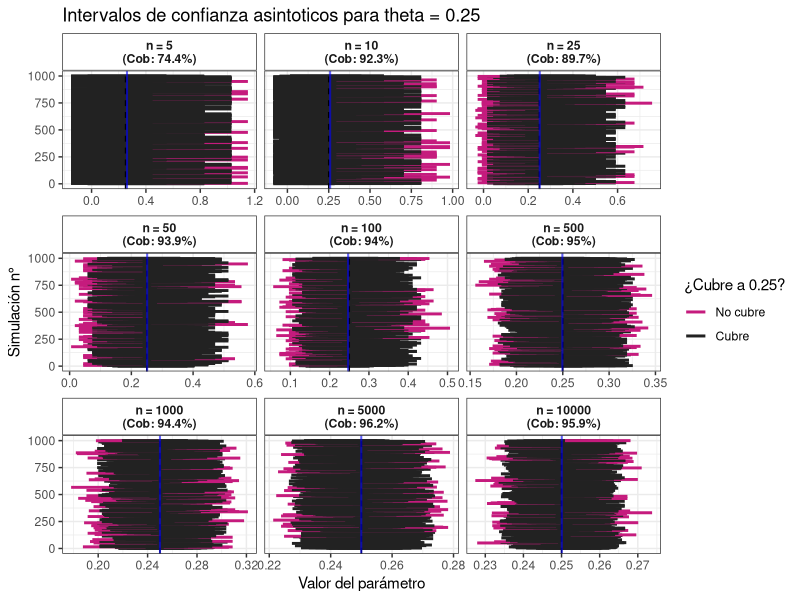
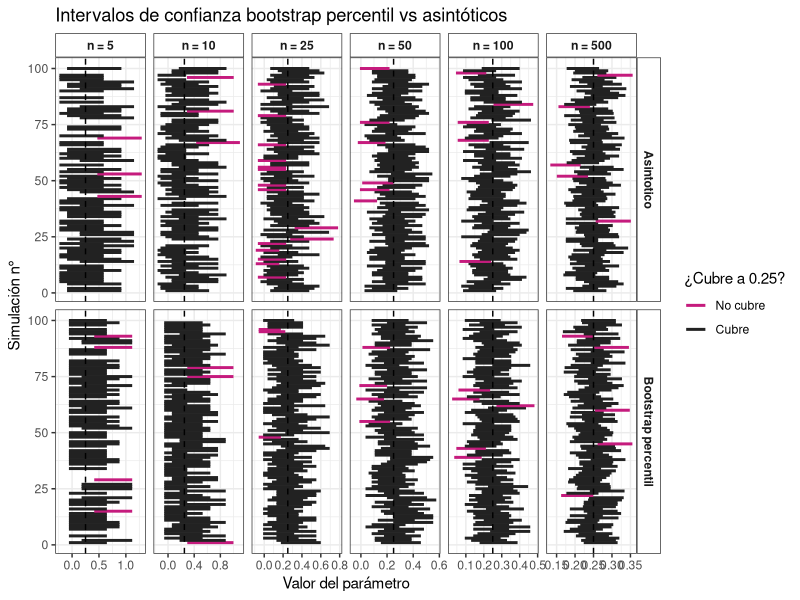
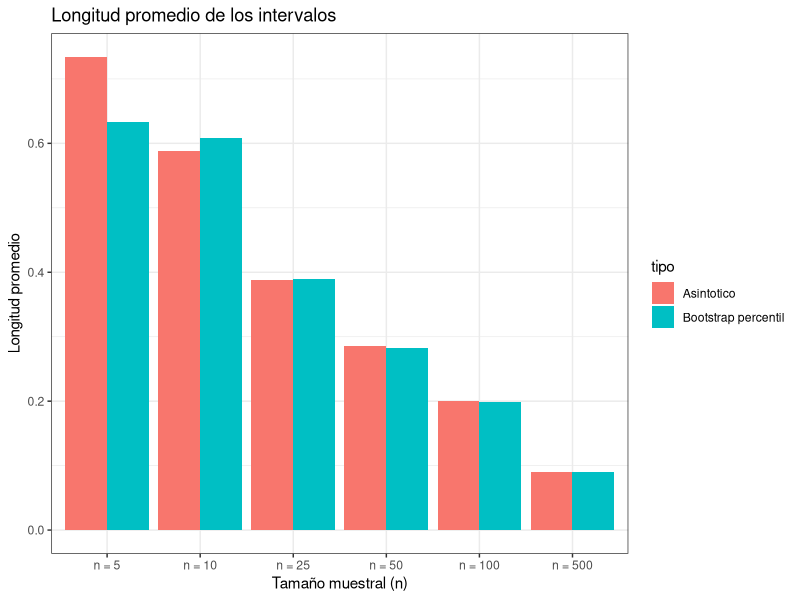
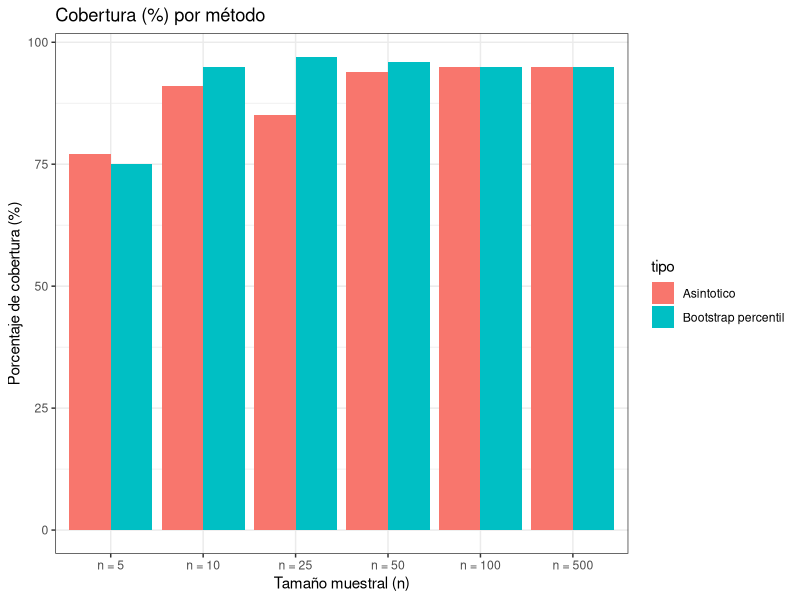
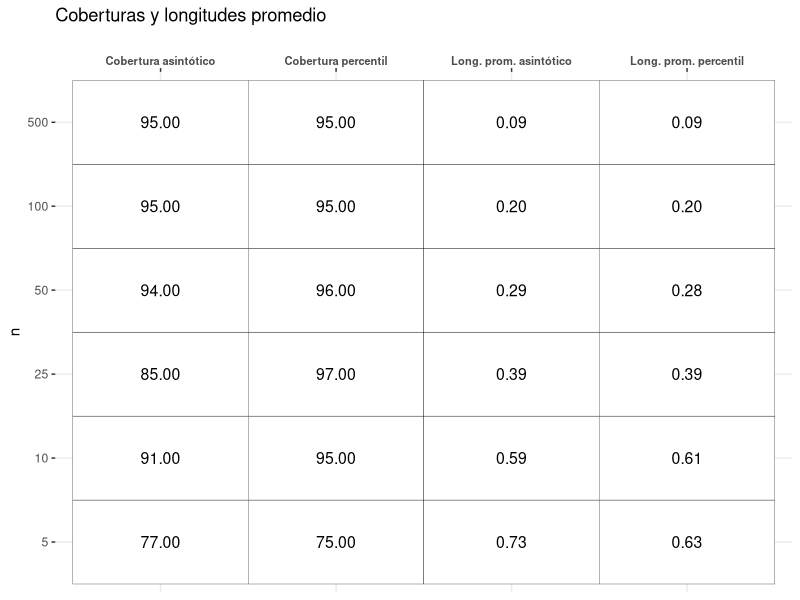
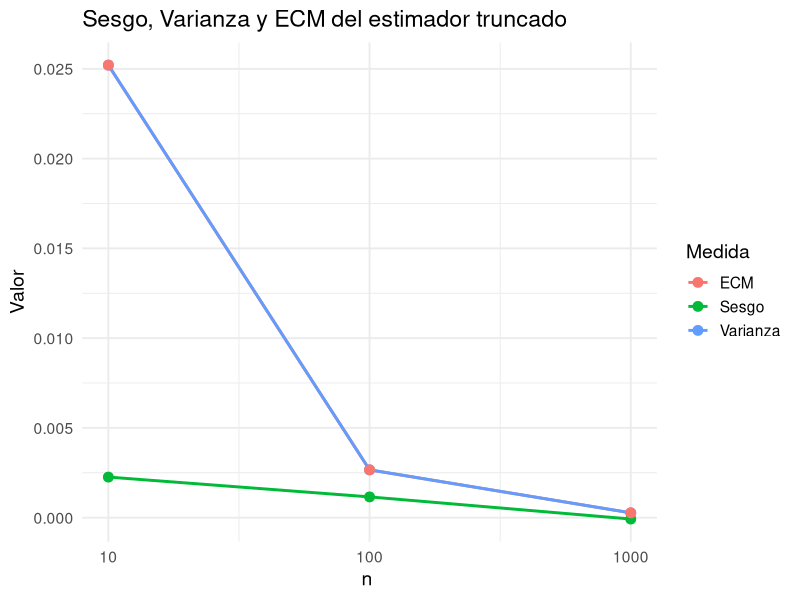
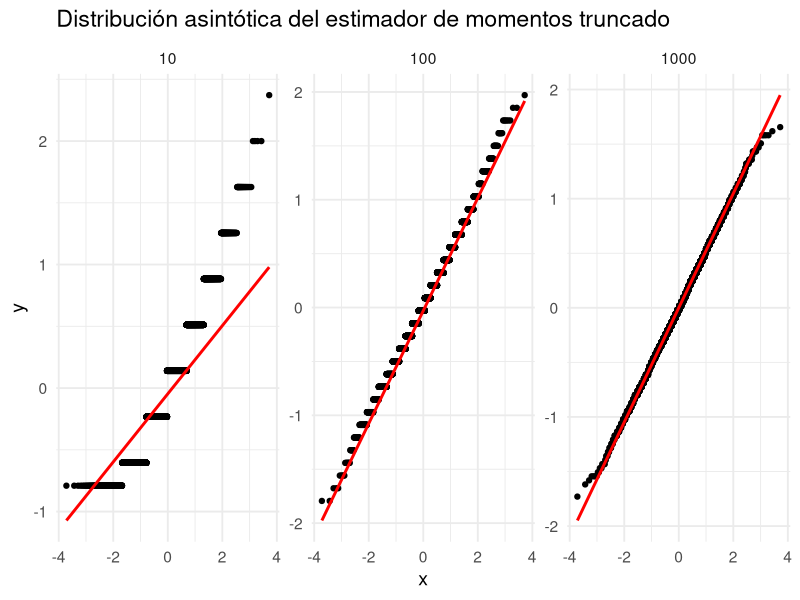
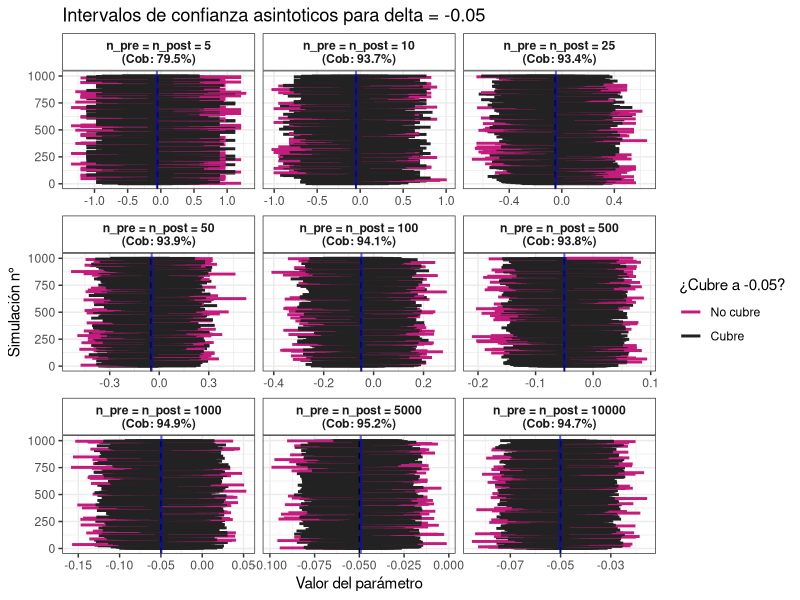

The R source for these figures, in order:
# --------------------- Trabajo practico IECD, simulaciones --------------------
# Sección de comentarios:
#  - LU mas chico entre los tres integrantes: 64
#  - La idea es modularizar lo mas posible el codigo
#  - Vamos a intentar generalizar los procedimientos, para que sea simple cambiar los parametros que estan involucrados

library(ggplot2)
library(dplyr)

# ------------------------------- Sección 1 ------------------------------------
# Vamos a crear el metodo de la simulación requerida para la primera sección del trabajo.
#
# Los inputs del metodo son:
#  - theta: es el valor real para el cual vamos a hacer la simulacion
#  - n: tamaño de la muestra
#  - N: cantidad de intervalos que vamos a generar
# Los outputs son:
#  - intervalos: conjunto de los intervalos obtenidos, con estos mismos podemos graficar el cubrimiento
set.seed(64)

# Funcion de simulacion
simulacion_1 = function(theta, n, alpha, N) {
  inf = numeric(N)
  sup = numeric(N)
  cubre = logical(N)
  centro = numeric(N)
  
  for (i in 1:N) {
    muestras = rbinom(n, 1, theta)
    t_p = mean(muestras)
    z_a = qnorm(1 - alpha/2)
    err = sqrt(t_p*(1-t_p)/n) * z_a
    
    inf[i] = t_p - err
    sup[i] = t_p + err
    centro[i] = t_p
    cubre[i] = theta >= inf[i] && theta <= sup[i]
  }
  
  return(data.frame(simulacion = 1:N, inf = inf, sup = sup, cubre = cubre, centro = centro))
}

# Definicion de los intervalos
datos_totales = data.frame()

for (i in c(5,10,25,50,100,500,1000,5000,10000)) {
  intervalos = simulacion_1(0.25, i, 0.05, 1000)
  
  cob = mean(intervalos$cubre) * 100
  intervalos$n = i
  intervalos$n_label = paste0("n = ", i, "\n(Cob: ", cob, "%)")
    
  datos_totales = rbind(datos_totales, intervalos)
}

# Ordeno para que los graficos aparezcan de menor a mayor n
datos_totales$n_label = reorder(datos_totales$n_label, datos_totales$n)

medias_resumen = datos_totales %>%
  group_by(n_label) %>%
  summarise(media_del_centro = mean(centro))

# Grafico en conjunto todos los datos
ggplot(datos_totales, aes(y = simulacion, x = inf, xend = sup, color = cubre)) +
  
  # Dibujamos los intervalos obtenidos en la simulación
  geom_segment(aes(x = inf, xend = sup, yend = simulacion), linewidth = 1) +
    
  # La linea punteada negra es el valor real de theta
  geom_vline(xintercept = 0.25, linetype = "dashed", color = "black") +
  
  # La linea solida azul es la media del punto medio de los intervalos para cada n
  geom_vline(data = medias_resumen, aes(xintercept = media_del_centro), 
             color = "blue", linetype = "solid", linewidth = 0.7, alpha = 0.6) +
  
  # Color para identificar si cubre o no al valor real de theta
  scale_color_manual(values = c("#C51B7D", "#222222"), labels = c("No cubre", "Cubre")) +
    
  # Se separan los graficos en función de n
  facet_wrap(~ n_label, scales = "free_x") +
  
  # Labels del grafico
  labs(
    title = "Intervalos de confianza asintoticos para theta = 0.25",
    x = "Valor del parámetro",
    y = "Simulación n°",
    color = "¿Cubre a 0.25?"
  ) +
  
  # Temas utilizados, fondo blanco.
  theme_bw() +
  theme(
    strip.background = element_rect(fill = "white"), # Fondo blanco en los títulos de los paneles
    strip.text = element_text(face = "bold") # Negrita en los títulos de los paneles
  )

# ------------------------------- Sección 2 ------------------------------------
# Vamos a crear el metodo de la simulación requerida para la tercera sección del trabajo.
#
# Los inputs del metodo son:
#  - theta: es el valor real para el cual vamos a hacer la simulacion
#  - n: tamaño de la muestra
#  - N: cantidad de intervalos que vamos a generar
# Los outputs son:
#  - intervalos: conjunto de los intervalos obtenidos, con estos mismos podemos graficar el cubrimiento

  
###########################################################################################################
#2.9
 

N=5000 #Cantidad de muestras bootstrap a generar por cada n
#Definimos los valores fijos dados en el ejercicio y distintos valores de n para realizar las simulaciones
theta=0.25
Se=0.9
Sp=0.95
#Definimos los valores de n
ns=c(5, 10, 25, 50, 100, 500) 

#Defimos p
p=Se*theta + (1-Sp)*(1-theta)

#Definimos el estimador de momentos de theta
estimador_de_momentos=function(est_p, Se, Sp){
  return((est_p+Sp-1)/(Se+Sp-1))
}
#Tomando como inputs:
# - n: tamaño de la muestr
# - Se, Sp, y p dados en el ejercicio
# - el nivel del intervalo
# - N la cantidad de muestras a genenar
#Creamos intervalos de confianza percentil bootstrap
ic_bootstrap_percentil_2_9=function(n, Se=0.9, Sp=0.95, p=p, nivel=0.05, N=5000){
  estimadores_de_momentos=numeric(N)
  muestra_2_9=rbinom(n, 1, p)
  for (i in 1:N) {
    #muestra_2_9=rbinom(n, 1, p)
    tboot=sample(muestra_2_9, n, replace = TRUE)
    est_p=mean(tboot)
    estimadores_de_momentos[i]=estimador_de_momentos(est_p, Se, Sp)
  }
  ic_bootstrap_perc_inf=quantile(estimadores_de_momentos, nivel/2)
  ic_bootstrap_perc_sup=quantile(estimadores_de_momentos,1-nivel/2)
  ic_bootstrap_perc=c(ic_bootstrap_perc_inf, ic_bootstrap_perc_sup)
  return(ic_bootstrap_perc)
}
#Creamos intervalos para cada n
for (n in ns){
  print(ic_bootstrap_percentil_2_9(n, Se, Sp, p, 0.05, N))
}
    
##########################################################################################################################################
#2.10
#Primero construimos los intervalos de confianza de nivel asintotico 0.95 para θ basados en ˆθMoM.
  ic_asintoticos_2_10=function(n, Se, Sp, p, nivel=0.05){
    muestra_2_10=rbinom(n, 1, p)
    est_p=mean(muestra_2_10)
    estimadores_de_momentos=estimador_de_momentos(est_p, Se, Sp)
    s=sqrt(est_p*(1-est_p))/(Se+Sp-1)
    z=qnorm(1 - nivel/2)
    ic_asintoticos=c(inf =estimadores_de_momentos-z*sqrt(est_p*(1-est_p))/((Se+Sp-1)*sqrt(n)) , sup=estimadores_de_momentos+z*sqrt(est_p*(1-est_p))/((Se+Sp-1)*sqrt(n)))
    return(ic_asintoticos)
  }
#Creamos intervalos para cada n 
for (n in ns){
  ic=ic_asintoticos_2_10(n,Se, Sp, p, 0.95)
}


########################################################################################################################################## 
#2.11
#Para comparar los intervalos definimos un data frame con información sobre ellos
simulacion_2_11=function(theta, n, Se, Sp, p, nivel=0.05, B=100){
  intervalos_ip=data.frame(
    simulacion = 1:B,
    inf = numeric(B),
    sup = numeric(B),
    cubre = logical(B),
    long=numeric(B),
    tipo="Bootstrap percentil"
  )
  intervalos_ic=data.frame(
    simulacion = 1:B,
    inf = numeric(B),
    sup = numeric(B),
    cubre = logical(B),
    long=numeric(B),
    tipo="Asintotico"
  )
  for (i in 1:B){
    ip = ic_bootstrap_percentil_2_9(n, Se, Sp,p,  nivel, N=5000)
    intervalos_ip$inf[i] = ip[1]
    intervalos_ip$sup[i] = ip[2]
    intervalos_ip$cubre[i] = theta >= ip[1] && theta <= ip[2]
    intervalos_ip$long[i] =ip[2]-ip[1]
    ic=ic_asintoticos_2_10(n, Se, Sp, p, nivel)
    intervalos_ic$inf[i] = ic[1]
    intervalos_ic$sup[i] = ic[2]
    intervalos_ic$cubre[i] = theta >= ic[1] && theta <= ic[2]
    intervalos_ic$long[i] =ic[2]-ic[1]
  }
  intervalos_ip_ic=rbind(intervalos_ip, intervalos_ic)
  return(intervalos_ip_ic)   
}
datos_2_11=data.frame()
for (n in ns){
  intervalos_n=simulacion_2_11(theta, n, Se, Sp, p, 0.05, 100)
  intervalos_n$n = n
  intervalos_n$n_label = paste0("n = ", n)
  
  datos_2_11 = rbind(datos_2_11, intervalos_n)
}
# Ordeno para que los graficos aparezcan de menor a mayor n
datos_2_11$n_label = reorder(datos_2_11$n_label, datos_2_11$n)
datos_2_11$centro = (datos_2_11$inf + datos_2_11$sup) / 2

# Grafico en conjunto todos los datos
ggplot(datos_2_11, aes(y = simulacion, x = inf, xend = sup, color = cubre)) +
  
  # Dibujamos los intervalos obtenidos en la simulación
  geom_segment(aes(x = inf, xend = sup, yend = simulacion), linewidth = 1) +
  
  # La linea punteada negra es el valor real de theta
  geom_vline(xintercept = 0.25, linetype = "dashed", color = "black") +
  
  
  # Color para identificar si cubre o no al valor real de theta
  scale_color_manual(values = c("#C51B7D", "#222222"), labels = c("No cubre", "Cubre")) +
  
  # Se separan los graficos en función de n y en que tipo de intervalos son
  facet_grid(tipo ~ n_label, scales = "free_x") +
  
  # Labels del grafico
  labs(
    title = "Intervalos de confianza bootstrap percentil vs asintóticos",
    x = "Valor del parámetro",
    y = "Simulación n°",
    color = "¿Cubre a 0.25?"
  ) +
  
  # Temas utilizados, fondo blanco.
  theme_bw() +
  theme(
    strip.background = element_rect(fill = "white"), # Fondo blanco en los títulos de los paneles
    strip.text = element_text(face = "bold") # Negrita en los títulos de los paneles
  )
#Comparamos las longitudes promedios y porcentajes de cobertura para cada n
comparaciones=datos_2_11 %>%
  group_by(n_label, tipo) %>%
  summarise(
    longitud_promedio = mean(long),
    cobertura = mean(cubre) * 100
  )
ggplot(comparaciones, aes(x = n_label, y = longitud_promedio, fill = tipo)) +
  geom_col(position = "dodge") +
  labs(
    title = "Longitud promedio de los intervalos",
    x = "Tamaño muestral (n)",
    y = "Longitud promedio"
  ) +
  theme_bw()
ggplot(comparaciones, aes(x = n_label, y = cobertura, fill = tipo)) +
  geom_col(position = "dodge") +
  labs(
    title = "Cobertura (%) por método",
    x = "Tamaño muestral (n)",
    y = "Porcentaje de cobertura (%)"
  ) +
  theme_bw()
#Ahora hacemos una tabla comparativa
comparaciones <- datos_2_11 %>%
  group_by(n, tipo) %>%
  summarise(
    longitud_promedio = mean(long),
    cobertura = mean(cubre) * 100,
    .groups = "drop"
  ) %>%
  group_by(n) %>%
  summarise(
    cobertura_asintotico    = cobertura[tipo == "Asintotico"],
    cobertura_percentil     = cobertura[tipo == "Bootstrap percentil"],
    long_prom_asintotico    = longitud_promedio[tipo == "Asintotico"],
    long_prom_percentil     = longitud_promedio[tipo == "Bootstrap percentil"]
  )
tabla_comparaciones <- data.frame(
  n = comparaciones$n,
  variable = rep(c(
    "Cobertura asintótico",
    "Cobertura percentil",
    "Long. prom. asintótico",
    "Long. prom. percentil"
  ), each = length(comparaciones$n)),
  valor = c(
    comparaciones$cobertura_asintotico,
    comparaciones$cobertura_percentil,
    comparaciones$long_prom_asintotico,
    comparaciones$long_prom_percentil
  )
)
ggplot(tabla_comparaciones, aes(x = variable, y = factor(n))) +
  geom_tile(fill = "white", color = "black") +   
  geom_text(aes(label = sprintf("%.2f", valor)), size = 4) +
  scale_x_discrete(position = "top") + 
  labs(
    x = "",
    y = "n",
    title = "Coberturas y longitudes promedio"
  ) +
  theme_bw() +
  theme(
    panel.border = element_blank(),
    axis.text.x = element_text(angle = 0, hjust = 0.5, size=8, face = "bold")
  )

##################################################################################################
#2.13
#Definimos el estimador truncado
estimador_truncado=function(estimador_momentos){
  if(estimador_momentos<0){
    return(0)
  }
  else{
    if(estimador_momentos>1){
      return(1)
    }
    else{
      return(estimador_momentos)
    }
  }
}

caracteristicas_truncado=function(theta=0.25, n, Se=0.9, Sp=0.95,p,N=5000){
  est_truncado= numeric(N)
  for (i in 1:N){
    muestra_2_13=rbinom(n, 1, p)
    est_p=mean(muestra_2_13)
    estimador_momentos=estimador_de_momentos(est_p, Se, Sp)
    estimador__mom_truncado=estimador_truncado(estimador_momentos)
    est_truncado[i]=estimador__mom_truncado
  }
  #Guardamos los datos que queremos analizar
  varianza=var(est_truncado)
  sesgo=mean(est_truncado)-theta
  ECM=varianza-(sesgo)**2 #Compromiso sesgo - Varianza
  dist_asint=sqrt(n)*(est_truncado-theta)
  return(list(
    varianza = varianza,
    sesgo = sesgo,
    ECM = ECM,
    dist_asint = dist_asint,
    est_truncado = est_truncado
  ))
  
}
#Creamos un data frame que guarde para cada n los atributos de interes
est_truncado_10=caracteristicas_truncado(0.25, 10, 0.9, 0.95, p, 5000)
est_truncado_100=caracteristicas_truncado(0.25, 100, 0.9, 0.95, p, 5000)
est_truncado_1000=caracteristicas_truncado(0.25, 1000, 0.9, 0.95, p, 5000)
#Visualizamos los valores obtenidos de la varianza, sesgo y ECM para n =10, 100, 1000
Var_ECM_Sesgo_truncado=data.frame(
  n = rep(c(10, 100, 1000), times = 3),
  variable = rep(c("Varianza", "Sesgo", "ECM"), each = 3),
  value = c(est_truncado_10$varianza, est_truncado_100$varianza, est_truncado_1000$varianza,
            est_truncado_10$sesgo,    est_truncado_100$sesgo,    est_truncado_1000$sesgo,
            est_truncado_10$ECM,      est_truncado_100$ECM,      est_truncado_1000$ECM)
)


ggplot(Var_ECM_Sesgo_truncado, aes(x = n, y = value, color = variable)) +
  geom_line(linewidth = 1) +
  geom_point(size = 3) +
  scale_x_log10(breaks = c(10, 100, 1000)) +
  labs(title = "Sesgo, Varianza y ECM del estimador truncado",
       x = "n ", y = "Valor", color = "Medida") +
  theme_minimal(base_size = 14)
#Visualizamos la distribucion asintotica con qqplot
dist_asint_truncado=data.frame(
  dist = c(est_truncado_10$dist_asint,
           est_truncado_100$dist_asint,
           est_truncado_1000$dist_asint),
  n = factor(rep(c(10,100,1000), each = 5000))
)
ggplot(dist_asint_truncado, aes(sample = dist)) +
  stat_qq() +
  stat_qq_line(color = "red", linewidth = 1) +
  facet_wrap(~ n, scales = "free") +
  labs(title = "Distribución asintótica del estimador de momentos truncado") +
  theme_minimal(base_size = 14)



# ------------------------------- Sección 3 ------------------------------------
# Vamos a crear un metodo de simulación requerida para la tercera sección del trabajo.
#
# Los inputs del metodo son:
#  - theta: es el valor real para el cual vamos a hacer la simulacion
#  - n: tamaño de la muestra
#  - N: cantidad de intervalos que vamos a generar
# Los outputs son:
#  - intervalos: conjunto de los intervalos obtenidos, con estos mismos podemos graficar el cubrimiento
#
# Utilizando los resultados del metodo se realizan graficos mostrando el cubrimiento
#

simulacion_3 = function(theta_pre, theta_post, n_pre, n_post, Se, Sp, alpha, N) {
  inf = numeric(N)
  sup = numeric(N)
  cubre = logical(N)
  centro = numeric(N)
  
  for (i in 1:N) {
    delta = theta_post - theta_pre
    
    p_pre = (Se+Sp-1)*theta_pre + (1-Sp)
    p_post = (Se+Sp-1)*theta_post + (1-Sp)
    
    muestras_pre = rbinom(n_pre, 1, p_pre)
    muestras_post = rbinom(n_post, 1, p_post)
    
    est_theta_pre = (mean(muestras_pre) + Sp - 1)/(Se + Sp - 1) 
    est_theta_post = (mean(muestras_post) + Sp - 1)/(Se + Sp - 1)
    
    z_a = qnorm(1 - alpha/2)
    
    est_sigma_pre = mean(muestras_pre) * (1-mean(muestras_pre)) / ((Se+Sp-1)**2)
    est_sigma_post = mean(muestras_post) * (1-mean(muestras_post)) / ((Se+Sp-1)**2)
    
    inf[i] = est_theta_post - est_theta_pre - z_a * sqrt(est_sigma_post/n_post + est_sigma_pre/n_pre)
    sup[i] = est_theta_post - est_theta_pre + z_a * sqrt(est_sigma_post/n_post + est_sigma_pre/n_pre)
    centro[i] = est_theta_post - est_theta_pre
    cubre[i] = delta >= inf[i] && delta <= sup[i]
  }
  
  return(data.frame(simulacion = 1:N, inf = inf, sup = sup, cubre = cubre, centro = centro))
}

datos_totales_3 = data.frame()

for (i in c(5,10,25,50,100,500,1000,5000,10000)) {
  intervalos = simulacion_3(0.2, 0.15, i, i, 0.9, 0.95, 0.05, 1000)
  
  cob = mean(intervalos$cubre) * 100
  intervalos$n = i
  intervalos$n_label = paste0("n_pre = n_post = ", i, "\n(Cob: ", cob, "%)")
  
  datos_totales_3 = rbind(datos_totales_3, intervalos)
}

# Ordeno para que los graficos aparezcan de menor a mayor n
datos_totales_3$n_label = reorder(datos_totales_3$n_label, datos_totales_3$n)

medias_resumen = datos_totales_3 %>%
  group_by(n_label) %>%
  summarise(media_del_centro = mean(centro))

# Grafico en conjunto todos los datos
ggplot(datos_totales_3, aes(y = simulacion, x = inf, xend = sup, color = cubre)) +
  
  # Dibujamos los intervalos obtenidos en la simulación
  geom_segment(aes(x = inf, xend = sup, yend = simulacion), linewidth = 1) +
  
  # La linea punteada negra es el valor real de theta
  geom_vline(xintercept = -0.05, linetype = "dashed", color = "black") +
  
  # La linea solida azul es la media del punto medio de los intervalos para cada n
  geom_vline(data = medias_resumen, aes(xintercept = media_del_centro), 
             color = "blue", linetype = "solid", linewidth = 0.7, alpha = 0.6) +
  
  # Color para identificar si cubre o no al valor real de theta
  scale_color_manual(values = c("#C51B7D", "#222222"), labels = c("No cubre", "Cubre")) +
  
  # Se separan los graficos en función de n
  facet_wrap(~ n_label, scales = "free_x") +
  
  # Labels del grafico
  labs(
    title = "Intervalos de confianza asintoticos para delta = -0.05",
    x = "Valor del parámetro",
    y = "Simulación n°",
    color = "¿Cubre a -0.05?"
  ) +
  
  # Temas utilizados, fondo blanco.
  theme_bw() +
  theme(
    strip.background = element_rect(fill = "white"), # Fondo blanco en los títulos de los paneles
    strip.text = element_text(face = "bold") # Negrita en los títulos de los paneles
  )
